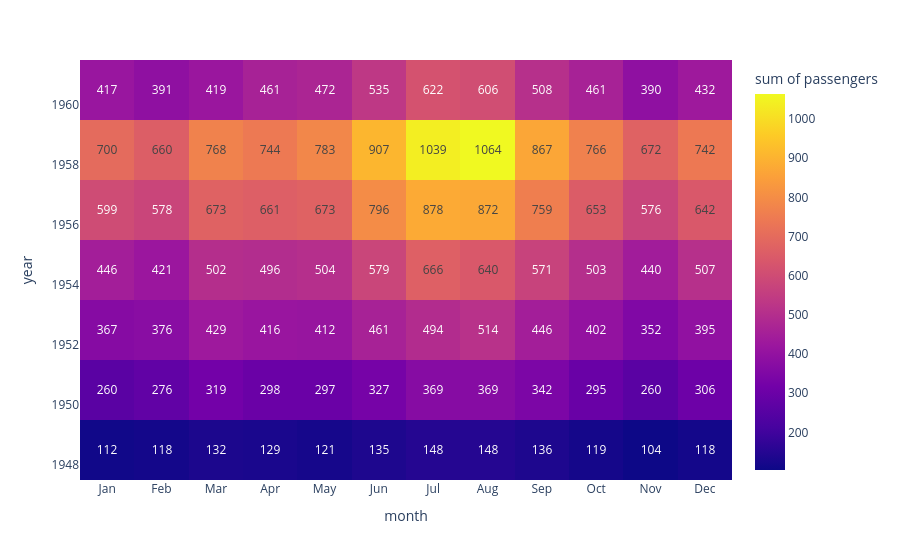

Notebook cell for this chart:
### Code cell
px.density_heatmap(flights, x='month', y='year',z='passengers',text_auto=True)

### Figure 1 — Plotly figure (JSON) as saved in the notebook; plotly's stock layout.template omitted (floating-point values rounded to 4 significant figures; data arrays with more than 128 entries replaced by an {"elided": "..."} marker saying what was removed)
{"data": [{"coloraxis": "coloraxis", "histfunc": "sum", "hovertemplate": "month=%{x}<br>year=%{y}<br>sum of passengers=%{z}<extra></extra>", "name": "", "texttemplate": "%{z}", "type": "histogram2d", "x": {"elided": "144 str values"}, "xaxis": "x", "xbingroup": "x", "y": {"elided": "144 int values"}, "yaxis": "y", "ybingroup": "y", "z": {"elided": "144 int values"}}], "layout": {"coloraxis": {"colorbar": {"title": {"text": "sum of passengers"}}, "colorscale": [[0, "#0d0887"], [0.1111, "#46039f"], [0.2222, "#7201a8"], [0.3333, "#9c179e"], [0.4444, "#bd3786"], [0.5556, "#d8576b"], [0.6667, "#ed7953"], [0.7778, "#fb9f3a"], [0.8889, "#fdca26"], [1, "#f0f921"]]}, "legend": {"tracegroupgap": 0}, "margin": {"t": 60}, "xaxis": {"anchor": "y", "domain": [0, 1], "title": {"text": "month"}}, "yaxis": {"anchor": "x", "domain": [0, 1], "title": {"text": "year"}}}}
